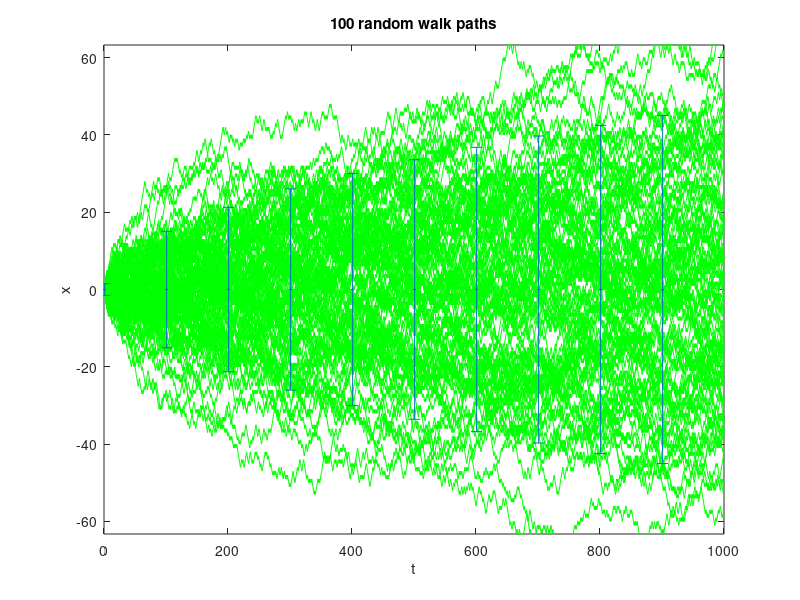
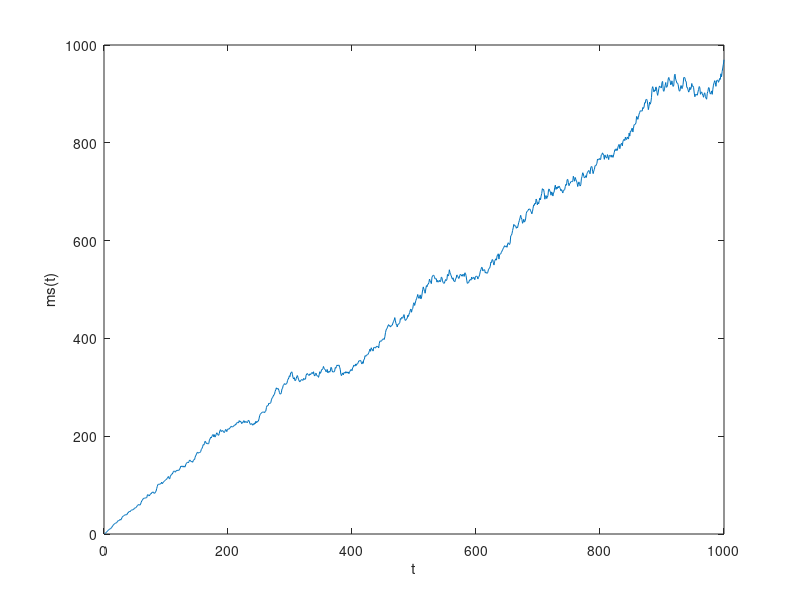

The MATLAB source for these figures, in order:
% Seth Thor
% Demonstrate the random walk algorithm with 1000 simulations

function stochwalk_NG()
npts = 1000;
nplot = 100;
seed = 1;
all_xplots = [];
for i = 1:nplot
   xplot = [];
   x = 0;
   for j=1:npts
      seed = rem(8121 * seed + 28411, 134456);
      if (seed > (134456/2))
         x = x + 1;
      else
         x = x - 1;
      end
      xplot = [xplot x];
   end
   all_xplots(i,:) = xplot;
   plot(xplot,'g')
   hold on
end
t = 1:(npts/10):npts;
error = sqrt(t)*1.5;
errorbar(t,zeros(size(t)),error,error,'.')
xlabel('t')
ylabel('x')
title('100 random walk paths')
axis([0 npts -2*sqrt(npts) 2*sqrt(npts)])
hold off
print -deps plot.eps

m_N = mean(all_xplots(:,npts))
ms_N = mean(all_xplots(:,npts).^2)
ms_N_pred = npts
D = ms_N/npts

ms_t = [];
for time = 1:1:npts
    ms_t(time) = mean(all_xplots(:,time).^2);
end
f = figure();
plot(ms_t)
xlabel('t')
ylabel('ms(t)')

end

